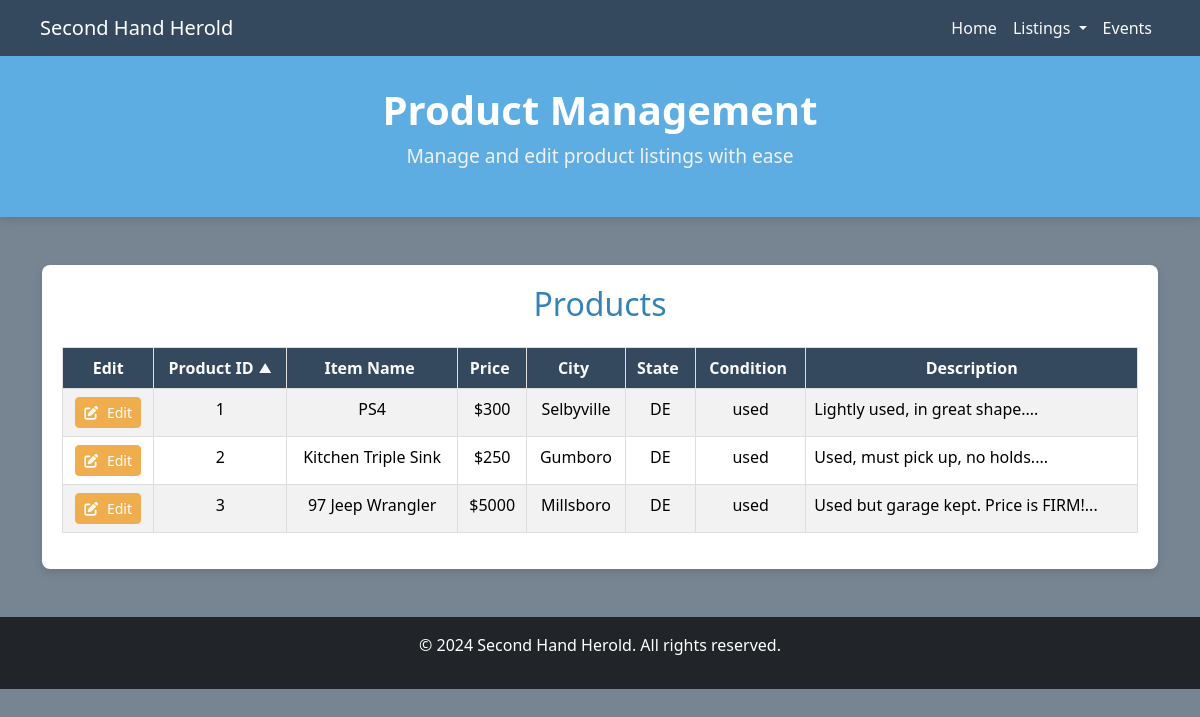
Page /pages/item_table.php on the earlier database version.
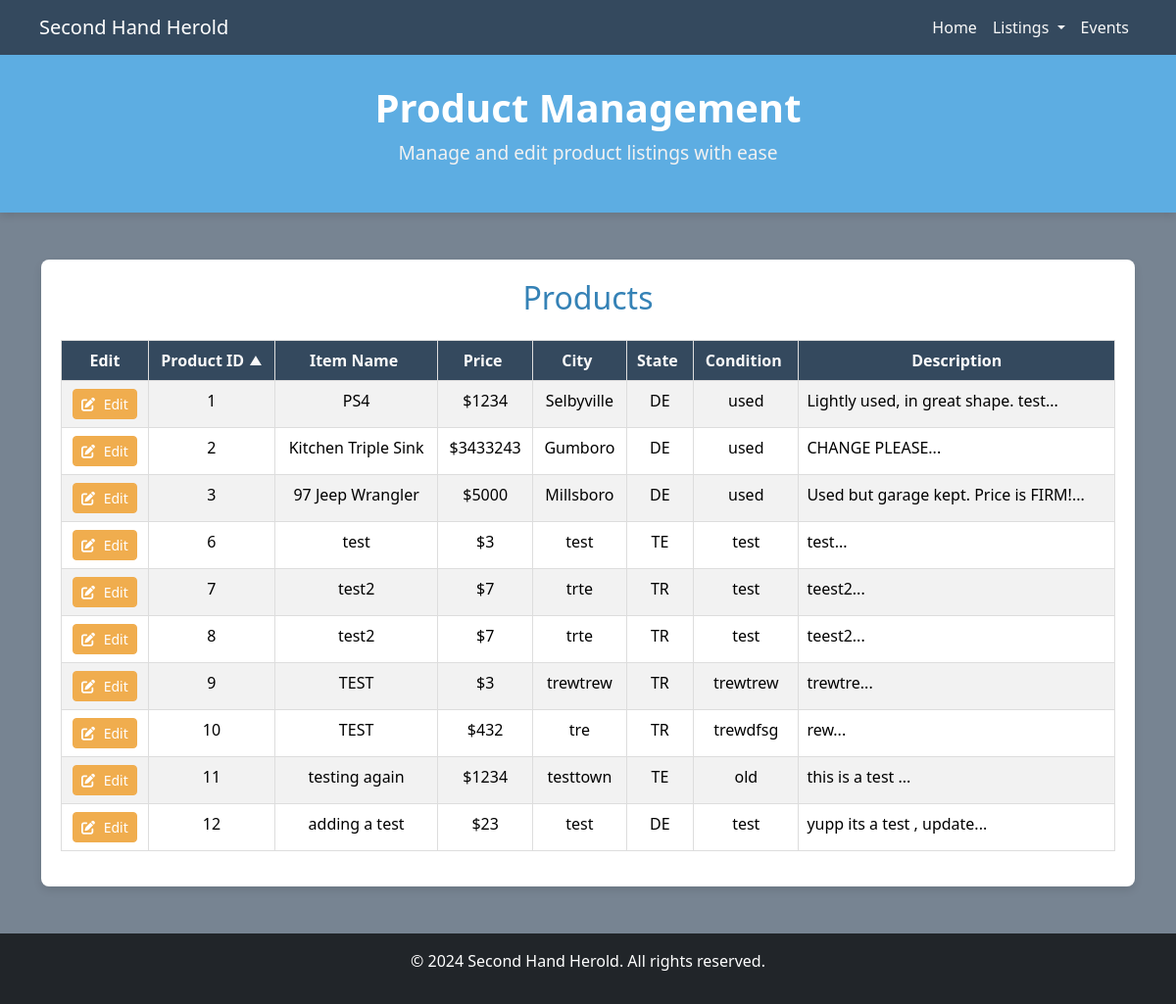
Same page on the later database version.
### tables this page shows
CREATE TABLE `products` (
  `id` int(11) NOT NULL,
  `item_name` text NOT NULL,
  `price` double NOT NULL,
  `city` text NOT NULL,
  `state` char(2) NOT NULL,
  `condition` text NOT NULL,
  `description` text NOT NULL,
  `image_path` text NOT NULL
);

### pages/item_table.php (the view, shortened to what this page needs)
<!DOCTYPE html>
<html lang="en">
<?php
require_once '../database/mysqli_conn.php';
require_once '../php/globalfunctions.php';
generateHeader('Edit Item', ['../css/global.css', '../css/edit-table.css']);
generateNavBar();
function getSortOrder($column)
{
  $currentOrder = $_GET['order'] ?? 'ASC';
  $currentColumn = $_GET['column'] ?? 'id';
  return ($currentColumn === $column && $currentOrder === 'ASC') ? 'DESC' : 'ASC';
}
function getSortIcon($column)
{
  $currentColumn = $_GET['column'] ?? 'id';
  $currentOrder = $_GET['order'] ?? 'ASC';
  if ($currentColumn === $column) {
    return $currentOrder === 'ASC' ? '▲' : '▼';
  }
  return '';
}
$column = $_GET['column'] ?? 'id';
$order = $_GET['order'] ?? 'ASC';
$order = strtoupper($order) === 'DESC' ? 'DESC' : 'ASC';
$sql = "SELECT * FROM products ORDER BY `$column` $order;";
$result = mysqli_query($db_conn, $sql) or die(mysqli_error($db_conn));
?>
<body class="global-body">
  <div class="hero-section text-center">
    <h1>Product Management</h1>
    <p class="lead">Manage and edit product listings with ease</p>
  </div>
  <div id="home" class="container my-5">
    <div class="table-container">
      <h2 class="text-center mb-4" style="color: #3582b6;">Products</h2>
      <table class="table table-striped table-hover">
        <thead class="thead-dark">
          <tr>
            <th class="text-center">Edit</th>
            <th class="text-center sortable-header">
              <a href="?column=id&order=<?php echo getSortOrder('id'); ?>">Product ID <span class="sort-icon"><?php echo getSortIcon('id'); ?></span></a>
            </th>
            <th class="text-center sortable-header">
              <a href="?column=item_name&order=<?php echo getSortOrder('item_name'); ?>">Item Name <span class="sort-icon"><?php echo getSortIcon('item_name'); ?></span></a>
            </th>
            <th class="text-center sortable-header">
              <a href="?column=price&order=<?php echo getSortOrder('price'); ?>">Price <span class="sort-icon"><?php echo getSortIcon('price'); ?></span></a>
            </th>
            <th class="text-center sortable-header">
              <a href="?column=city&order=<?php echo getSortOrder('city'); ?>">City <span class="sort-icon"><?php echo getSortIcon('city'); ?></span></a>
            </th>
            <th class="text-center sortable-header">
              <a href="?column=state&order=<?php echo getSortOrder('state'); ?>">State <span class="sort-icon"><?php echo getSortIcon('state'); ?></span></a>
            </th>
            <th class="text-center sortable-header">
              <a href="?column=condition&order=<?php echo getSortOrder('condition'); ?>">Condition <span class="sort-icon"><?php echo getSortIcon('condition'); ?></span></a>
            </th>
            <th class="text-center">Description</th>
          </tr>
        </thead>
        <tbody>
          <?php
          while ($row = mysqli_fetch_assoc($result)) {
            echo '<tr>';
            echo '  <td class="text-center"><a href="product_edit.php?id=' . $row["id"] . '" class="btn btn-warning btn-sm"><i class="fas fa-edit"></i> Edit</a></td>';
            echo '  <td class="text-center">' . htmlspecialchars($row["id"]) . '</td>';
            echo '  <td class="text-center">' . htmlspecialchars($row["item_name"]) . '</td>';
            echo '  <td class="text-center">$' . htmlspecialchars($row["price"]) . '</td>';
            echo '  <td class="text-center">' . htmlspecialchars($row["city"]) . '</td>';
            echo '  <td class="text-center">' . strtoupper(htmlspecialchars($row["state"])) . '</td>';
            echo '  <td class="text-center">' . htmlspecialchars($row["condition"]) . '</td>';
            echo '  <td>' . htmlspecialchars(substr($row["description"], 0, 45)) . '...</td>';
            echo '</tr>';
          }
          ?>
        </tbody>
      </table>
    </div>
  </div>
  <?php generateFooter(); ?>
</body>
</html>

### php/globalfunctions.php (shortened to what this page needs)
<?php
function generateHeader($title, $stylesheets = [])
{
  echo '
  <head>
    <meta charset="UTF-8">
    <meta name="viewport" content="width=device-width, initial-scale=1.0">
    <title>' . htmlspecialchars($title) . '</title>
    <link href="https://cdn.jsdelivr.net/npm/bootstrap@5.3.3/dist/css/bootstrap.min.css" rel="stylesheet"
>
    <link rel="stylesheet" href="https://cdnjs.cloudflare.com/ajax/libs/font-awesome/6.6.0/css/all.min.css"
>
    <link rel="stylesheet" href="https://fonts.googleapis.com/css2?family=Roboto:wght@400;700&display=swap">
  ';
  foreach ($stylesheets as $stylesheet) {
    echo '<link rel="stylesheet" href="' . htmlspecialchars($stylesheet) . '">';
  }
  echo '
  </head>';
}
function generateNavBar() {
    echo '
    <nav class="navbar navbar-expand-lg navbar-dark">
        <a class="navbar-brand" href="landing.php">Second Hand Herold</a>
        <button class="navbar-toggler" type="button" data-bs-toggle="collapse" data-bs-target="#navbarNav"
            aria-controls="navbarNav" aria-expanded="false" aria-label="Toggle navigation">
            <span class="navbar-toggler-icon"></span>
        </button>
        <div class="collapse navbar-collapse" id="navbarNav">
            <ul class="navbar-nav ms-auto">
                <li class="nav-item">
                    <a class="nav-link" href="landing.php">Home</a>
                </li>
                <li class="nav-item dropdown">
                    <a class="nav-link dropdown-toggle" href="#" id="listingsDropdown" role="button" data-bs-toggle="dropdown" aria-expanded="false">
                        Listings
                    </a>
                    <ul class="dropdown-menu" aria-labelledby="listingsDropdown">
                        <li><a class="dropdown-item" href="sell.php">Sell an Item</a></li>
                        <li><a class="dropdown-item" href="products.php">Browse Items</a></li>
                        <li><a class="dropdown-item" href="item_table.php">Edit Listings</a></li>
                    </ul>
                </li>
                <li class="nav-item">
                    <a class="nav-link" href="events.php">Events</a>
                </li>
            </ul>
        </div>
    </nav>
    ';
}
function generateFooter()
{
    echo '
        <footer class="text-center mt-5 bg-dark text-white py-3">
            <p>&copy; 2024 Second Hand Herold. All rights reserved.</p>
        </footer>
        <script src="https://cdn.jsdelivr.net/npm/bootstrap@5.3.3/dist/js/bootstrap.bundle.min.js"
></script>
    ';
}
?>

### css/global.css (style rules this page uses)
.navbar { background-color: #34495e; padding-left: 40px; padding-right: 40px; }
.navbar .nav-link { color: #f9f9f9; }
.global-body { background-color: #10284191; }

### css/edit-table.css (style rules this page uses)
.hero-section { background-color: #5DADE2; color: white; padding: 30px 0; margin-bottom: 20px; box-shadow: 0 4px 8px rgba(0, 0, 0, 0.1); }
.hero-section h1 { font-size: 2.5rem; font-weight: bold; }
.hero-section p { font-size: 1.2rem; color: #f1f1f1; }
.table-container { background-color: #ffffff; padding: 20px; border-radius: 8px; box-shadow: 0 4px 8px rgba(0, 0, 0, 0.1); margin-bottom: 30px; }
.table thead th { background-color: #34495e; color: #ffffff; text-align: center; font-weight: bold; border: 1px solid #ddd; }
.table tbody td { border: 1px solid #ddd; font-size: 1rem; }
.table-striped tbody tr:nth-of-type(odd) { background-color: #f9f9f9; }
.btn-warning { background-color: #f0ad4e; border-color: #f0ad4e; color: white; transition: background-color 0.3s ease, box-shadow 0.3s ease; }
.btn-warning i { margin-right: 5px; }
.sortable-header a { color: #f9f9f9; text-decoration: none; display: inline-flex; align-items: center; }
.sort-icon { margin-left: 5px; font-size: 0.8em; color: #f9f9f9; }

Differences in the rows shown:
changed products "PS4": price "300" → "1234"; description "Lightly used, in great shape." → "Lightly used, in great shape. test"
changed products "Kitchen Triple Sink": price "250" → "3433243"; description "Used, must pick up, no holds." → "CHANGE PLEASE"
added products: id "6", item_name "test", price "3", city "test", state "TE", condition "test", description "test"
added products: id "7", item_name "test2", price "7", city "trte", state "TR", condition "test", description "teest2"
added products: id "8", item_name "test2", price "7", city "trte", state "TR", condition "test", description "teest2"
added products: id "9", item_name "TEST", price "3", city "trewtrew", state "TR", condition "trewtrew", description "trewtre"
added products: id "10", item_name "TEST", price "432", city "tre", state "TR", condition "trewdfsg", description "rew"
added products: id "11", item_name "testing again", price "1234", city "testtown", state "TE", condition "old", description "this is a test"
added products: id "12", item_name "adding a test", price "23", city "test", state "DE", condition "test", description "yupp its a test , update"
